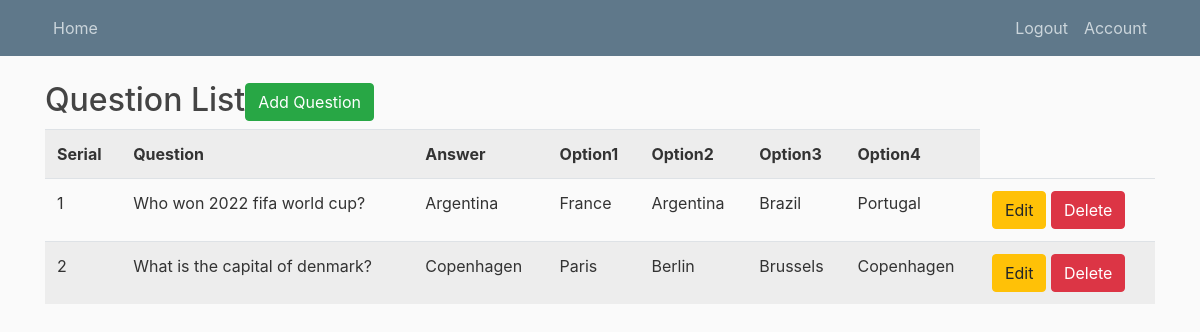
Page /add_question (signed in) on the committed database.
### quizer/model.py (models this page shows, shortened)
class Question(db.Model, UserMixin):
    id = db.Column(db.Integer, primary_key=True)
    ques = db.Column(db.String(10000), nullable=False)
    answer = db.Column(db.String(10000), nullable=True)
    option1 = db.Column(db.String(10000), nullable=True)
    option2 = db.Column(db.String(10000), nullable=True)
    option3 = db.Column(db.String(10000), nullable=True)
    option4 = db.Column(db.String(10000), nullable=True)
    user_added = db.Column(
        db.Integer, db.ForeignKey("user.id", ondelete="CASCADE"), nullable=False
    )
    users_answered= db.Column(db.PickleType,nullable=True)

### quizer/routes.py (the view)
@app.route("/add_question", methods=["GET", "POST"])
@login_required
def add_task():
    question = Question.query.filter_by(user_added=current_user.id).all()
    if request.method == "POST":
        return redirect(url_for("insert"))
    return render_template("add_task.html", students=list(question))

### quizer/model.py (called while the page is built)
@login_manager.user_loader
def load_user(user_id):
    return User.query.get(int(user_id))

### quizer/templates/add_task.html (shortened to what this page needs)
{% include "layout.html" %}
{% block body %}
<div class="container">
   <div class="row">
      <div class="col md-12">
         <h2>Question List<button type="button" class="btn btn-success  pull-right" data-toggle="modal"
               data-target="#myModal">Add Question</button></h2>
         <table class="table table-striped">
            <tr>
               <th>Serial</th>
               <th>Question</th>
               <th>Answer</th>
               <th>Option1</th>
               <th>Option2</th>
               <th>Option3</th>
               <th>Option4</th>
            </tr>
            {% for row in students %}
            <tr>
               <td>{{row.id}}</td>
               <td>{{row.ques}}</td>
               <td>{{row.answer}}</td>
               <td>{{row.option1}}</td>
               <td>{{row.option2}}</td>
               <td>{{row.option3}}</td>
               <td>{{row.option4}}</td>
               <td>
                  <a href="/update/{{row.id}}" class="btn btn-warning btn-xs" data-toggle="modal"
                     data-target="#modaledit{{row.id}}">Edit</a>
                  <a href="/delete/{{ row.id }}" class="btn btn-danger btn-xs"
                     onclick="return confirm('Are You Sure For Delete?')">Delete</a>
               </td>
            </tr>
            {% endfor %}
         </table>
      </div>
   </div>
</div>
{% endblock %}

### quizer/templates/layout.html (shortened to what this page needs)
<!DOCTYPE html>
<html>
<head>
    <link rel="stylesheet" href="https://maxcdn.bootstrapcdn.com/bootstrap/4.0.0/css/bootstrap.min.css">
    <link rel="stylesheet" type="text/css" href="{{ url_for('static', filename='main.css') }}">
</head>
<body>
	<header class="site-header">
      <nav class="navbar navbar-expand-md navbar-dark bg-steel fixed-top">
        <div class="container">
          <div class="collapse navbar-collapse" id="navbarToggle">
            <div class="navbar-nav mr-auto">
              <a class="nav-item nav-link" href="/">Home</a>
            </div>
            <div class="navbar-nav">
              {% if current_user.is_authenticated %}
              <a class="nav-item nav-link" href="{{ url_for('logout') }}">Logout</a>
              <a class="nav-item nav-link" href="{{ url_for('account') }}">Account</a>
              {% else %}
              <a class="nav-item nav-link" href="{{ url_for('login') }}">Login</a>
              <a class="nav-item nav-link" href="{{ url_for('register') }}">Register</a>
              {% endif %}
            </div>
          </div>
        </div>
      </nav>
    </header>
<main role="main" class="container">
      <div class="row">
        <div class="col-md-8">
        </div>
    </main>
</body>
</html>

### quizer/static/main.css (style rules this page uses)
body { background: #fafafa; color: #333333; margin-top: 5rem; }
h1, h2, h3, h4, h5, h6 { color: #444444; }
.bg-steel { background-color: #5f788a; }
.site-header .navbar-nav .nav-link { color: #cbd5db; }

### rows in the picture
Question: id "1", ques "Who won 2022 fifa world cup?", answer "Argentina", option1 "France", option2 "Argentina", option3 "Brazil", option4 "Portugal"
Question: id "2", ques "What is the capital of denmark?", answer "Copenhagen", option1 "Paris", option2 "Berlin", option3 "Brussels", option4 "Copenhagen"
